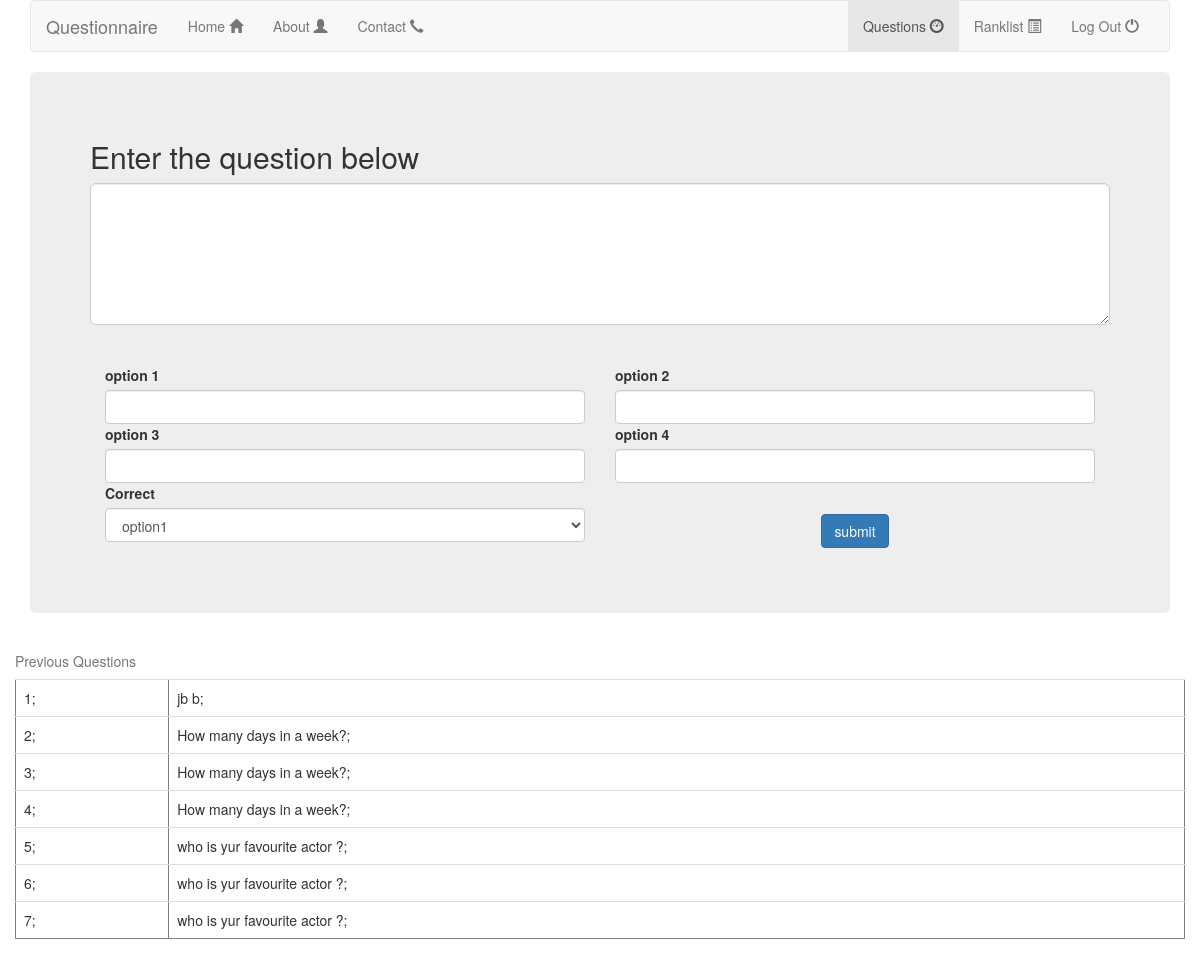
/admin/addquestion.php, run on an earlier commit of the app's database.
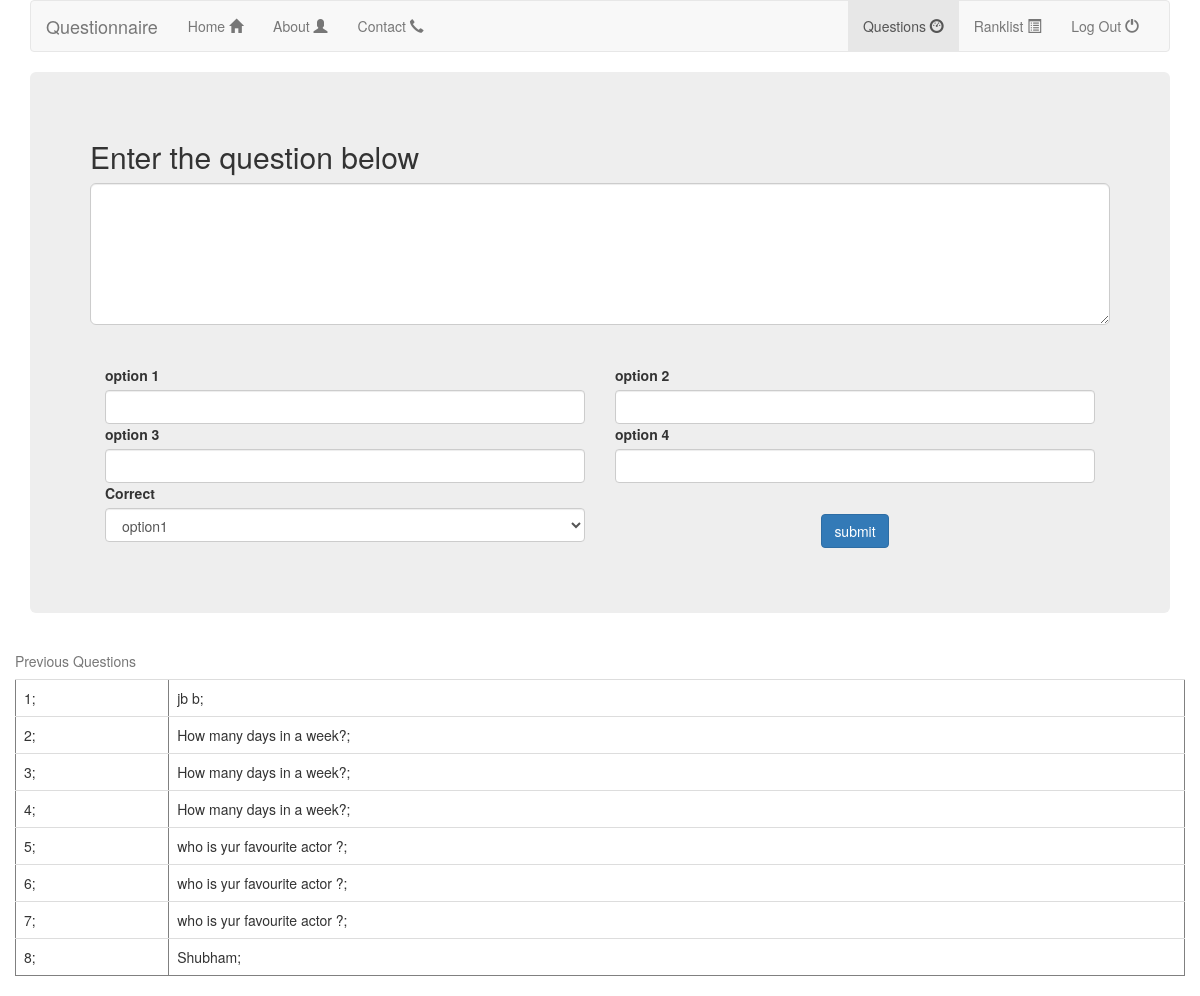
And on a later commit of the database.
### tables this page shows
CREATE TABLE IF NOT EXISTS `question` (
  `id` int(11) NOT NULL AUTO_INCREMENT,
  `question` varchar(1000) NOT NULL,
  `opt1` varchar(1000) NOT NULL,
  `opt2` varchar(1000) NOT NULL,
  `opt3` varchar(1000) NOT NULL,
  `opt4` varchar(1000) NOT NULL,
  `optcr` varchar(1000) NOT NULL,
  PRIMARY KEY (`id`)
);

### admin/addquestion.php (the view, shortened to what this page needs)
<!DOCTYPE html>
<html lang="en"><head><meta http-equiv="Content-Type" content="text/html; charset=UTF-8">
    <link href="../css/bootstrap.min.css" rel="stylesheet">
  </head>
  <body>
    <div class="container">
      <nav class="navbar navbar-default">
        <div class="container-fluid">
          <div class="navbar-header">
            <a class="navbar-brand" href="../home.php">Questionnaire</a>
          </div>
          <div id="navbar" class="navbar-collapse collapse">
            <ul class="nav navbar-nav">
              <li><a href="../home.php">Home <span class="glyphicon glyphicon-home"></a></li>
              <li><a href="#">About <span class="glyphicon glyphicon-user"></span></a></li>
              <li><a href="#">Contact <span class="glyphicon glyphicon-earphone"></span></a></li>
            </ul>
            <ul class="nav navbar-nav navbar-right">
              <li class="active"><a href="./index_files/index.html">Questions <span class="glyphicon glyphicon-dashboard"><span class="sr-only">(current)</span></a></li>
              <li><a href="../ranklist.php">Ranklist <span class="glyphicon glyphicon-list-alt"></span></a></li>
              <li><a href="../logout.php">Log Out <span class="glyphicon glyphicon-off"></span></a></li>
            </ul>
          </div>
        </div>
      </nav>
      <div class="jumbotron">
        <h2>Enter the question below</h2>
        <form class="form" action="" method="post">
          <textarea class="textarea form-control input-lg" rows="5" name="que"></textarea><br/><br/>
          <div class="rows">
            <div class="col-lg-6">
              <label>option 1</label> <input type="text" class="form-control" name="opt1">
            </div>
            <div class="col-lg-6">
              <label>option 2</label> <input type="text" class="form-control" name="opt2"></label>
            </div>
          </div>
		  <br/><br/>
        <div class="rows">
            <div class="col-lg-6">
              <label>option 3</label> <input type="text" class="form-control" name="opt3">
            </div>
            <div class="col-lg-6">
              <label >option 4 </label><input type="text" class="form-control" name="opt4">
            </div>
        </div>
        <br/>
		<div class="col-md-6">
			<label>Correct</label>
			<select class="select form-control" data-width="100%" name="optcr">
			<option value="opt1">option1</option>
			</select>
		</div>
        <div class="col-md-6"></div>
		<div class="col-md-6"></div>
		<div class="col-md-6"></div>
			<h1 align="center"><input type="submit" class="submit btn btn-primary"  name="submit" value="submit" /></h1>
		</form>
      </div>
	  <div class="row" >
		<?php
		echo "
		<table class=\"table\" border=\"1\">
		<caption align=\"top\">Previous Questions</caption>
		";
		$result=mysql_query("select * from question");
		while($row=mysql_fetch_array($result))
		{
			echo "
			<tr>
			<td>
			 ".$row['id'].";
			</td>
			<td>
		     ".$row['question'].";
			</td>
			</tr>
			";
		}
		echo "
		</table>
		";
		?>
	</div>
    </div>
</body></html>

What changed in the data, as far as the page shows it:
added question: id "8", question "Shubham"
